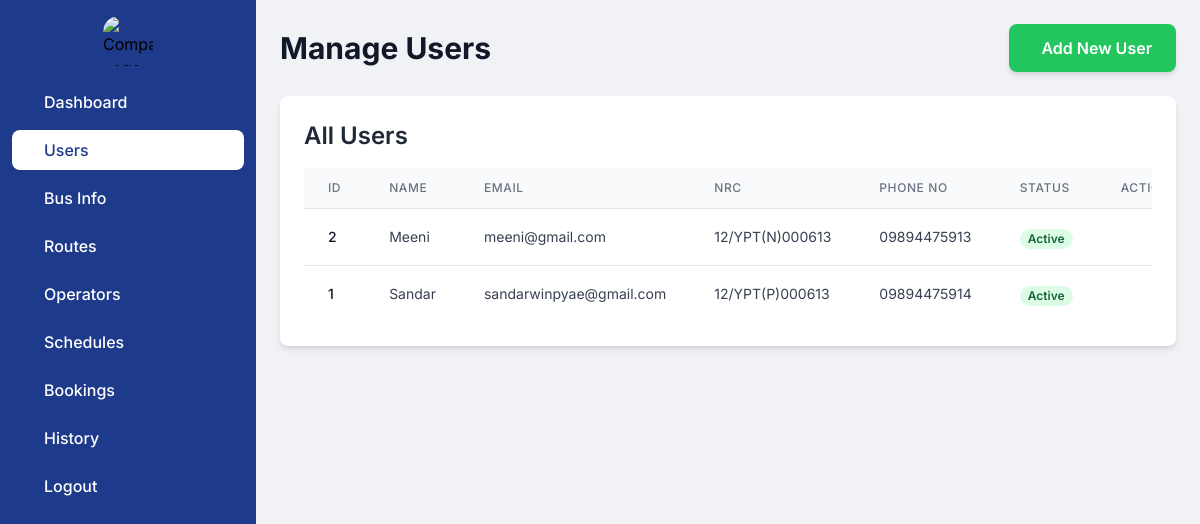
The page /admindashboard/user_home/ on the database as committed earlier.
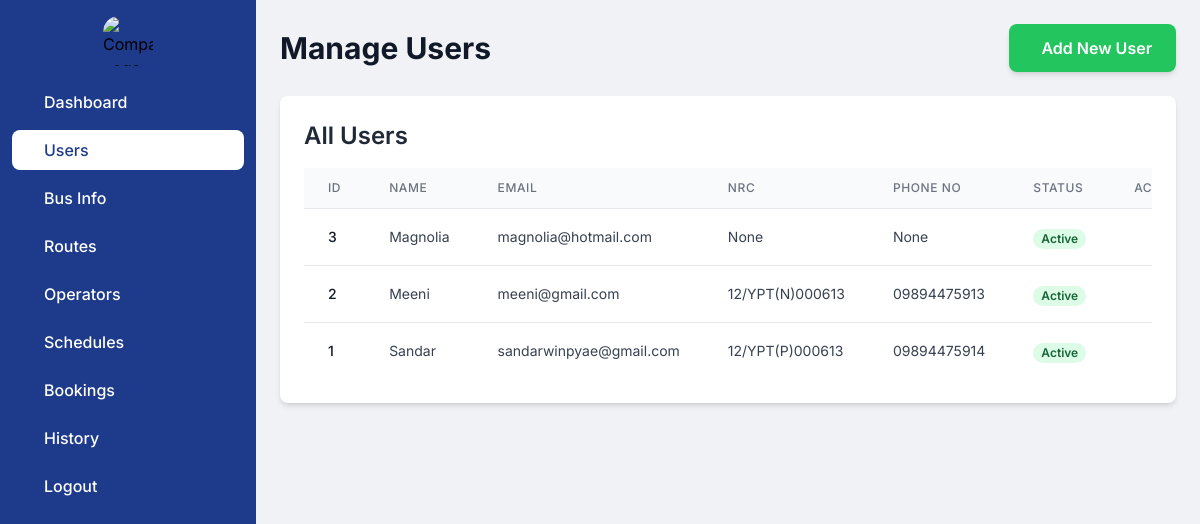
The same page on the database as committed later.
### myapp/models.py (models this page shows, shortened)
class User(models.Model):
    user_id = models.AutoField(primary_key=True)
    name = models.CharField(max_length=30)
    email = models.EmailField(unique=True)
    password = models.CharField(max_length=30)
    nrc = models.CharField(max_length=30,unique=True,null=True)
    address = models.CharField(max_length=100,default='')
    phone_no = models.CharField(max_length=11,null=True)
    del_flag = models.IntegerField(default=0)
    created_date = models.DateTimeField(auto_now_add=True)
    updated_date = models.DateTimeField(auto_now=True)
    class Meta:
        verbose_name_plural = "Users"

### myapp/views.py (the view)
# urls.py: path('admindashboard/user_home/',views.user_home,name='user_home'),
def user_home(request):
    users = User.objects.all().order_by('name')
    return render(request, 'admin/user_home.html', {'users': users})

### myapp/context_processors.py (called while the page is built)
def route_choices(request):
    origins = Route.objects.values_list('origin', flat=True).distinct()
    destinations = Route.objects.values_list('destination', flat=True).distinct()
    return {
        'origins': origins,
        'destinations': destinations
    }

### templates/admin/user_home.html (shortened to what the changed rows need)
<!DOCTYPE html>
<html lang="en">
<head>
    <script src="https://cdn.tailwindcss.com"></script>
</head>
<body class="flex flex-col md:flex-row h-screen">
    <div class="flex-grow p-4 md:p-6 overflow-y-auto md:ml-64">
        <div class="flex flex-col md:flex-row md:items-center md:justify-between mb-6">
            <h1 class="text-2xl md:text-3xl font-bold text-gray-900 mb-4 md:mb-0">Manage Users</h1>
        </div>
        <div class="bg-white rounded-lg shadow-md p-4 md:p-6 mb-6">
            <h2 class="text-xl md:text-2xl font-semibold text-gray-800 mb-4">All Users</h2>
            <div class="overflow-x-auto">
                <table class="min-w-full divide-y divide-gray-200">
                    <thead class="bg-gray-50">
                        <tr>
                            <th scope="col" class="px-3 md:px-6 py-3 text-left text-xs font-medium text-gray-500 uppercase tracking-wider">ID</th>
                            <th scope="col" class="px-3 md:px-6 py-3 text-left text-xs font-medium text-gray-500 uppercase tracking-wider">Name</th>
                            <th scope="col" class="px-3 md:px-6 py-3 text-left text-xs font-medium text-gray-500 uppercase tracking-wider">Email</th>
                            <th scope="col" class="px-3 md:px-6 py-3 text-left text-xs font-medium text-gray-500 uppercase tracking-wider">Nrc</th>
                            <th scope="col" class="px-3 md:px-6 py-3 text-left text-xs font-medium text-gray-500 uppercase tracking-wider">Phone No</th>
                            <th scope="col" class="px-3 md:px-6 py-3 text-left text-xs font-medium text-gray-500 uppercase tracking-wider">Status</th>
                            <th scope="col" class="px-3 md:px-6 py-3 text-left text-xs font-medium text-gray-500 uppercase tracking-wider">Actions</th>
                        </tr>
                    </thead>
                    <tbody class="bg-white divide-y divide-gray-200">
                        {% if users %}
                            {% for user_obj in users %}
                            <tr>
                                <td class="px-3 md:px-6 py-4 whitespace-nowrap text-sm font-medium text-gray-900">{{ user_obj.user_id }}</td>
                                <td class="px-3 md:px-6 py-4 whitespace-nowrap text-sm text-gray-700">{{ user_obj.name }}</td>
                                <td class="px-3 md:px-6 py-4 whitespace-nowrap text-sm text-gray-700">{{ user_obj.email }}</td>
                                <td class="px-3 md:px-6 py-4 whitespace-nowrap text-sm text-gray-700">{{ user_obj.nrc }}</td>
                                <td class="px-3 md:px-6 py-4 whitespace-nowrap text-sm text-gray-700">{{ user_obj.phone_no }}</td>
                                <td class="px-3 md:px-6 py-4 whitespace-nowrap">
                                    <span class="px-2 inline-flex text-xs leading-5 font-semibold rounded-full {% if user_obj.del_flag == 0 %}bg-green-100 text-green-800{% else %}bg-red-100 text-red-800{% endif %}">
                                        {% if user_obj.del_flag == 0 %}Active{% else %}Deleted{% endif %}
                                    </span>
                                </td>
                                <td class="px-3 md:px-6 py-4 whitespace-nowrap text-left text-sm font-medium">
                                </td>
                            </tr>
                            {% endfor %}
                        {% else %}
                            <tr><td colspan="7" class="px-3 md:px-6 py-4 text-center text-gray-500">No users found.</td></tr>
                        {% endif %}
                    </tbody>
                </table>
            </div>
        </div>
    </div>
</body>
</html>

Rows that differ between the two databases and show on the page:
added User: user_id "3", name "Magnolia", email "magnolia@hotmail.com", nrc "None", phone_no "None", del_flag "Active"
